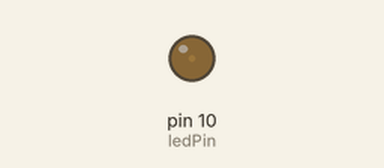
The sketch below on a simulated Arduino Uno, built with avr-gcc and run on an emulated ATmega328P. Parts: output pins drawn as LEDs (lit = HIGH).

Above: at 0.05 s.
At 3.0 s:
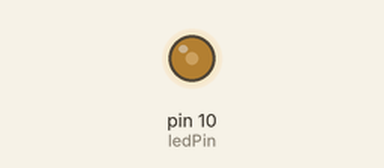
At 4.0 s:
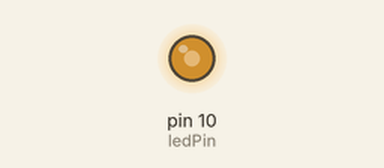
At 6.0 s:
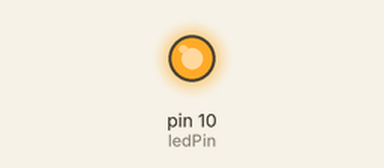
Timing chart, 0 to 7.8 s (numbered marks = the images above):
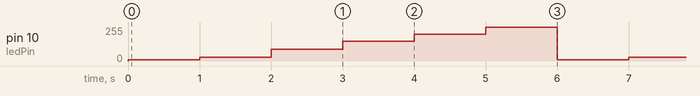

The sketch:

led_flicker.ino
```cpp
int ledPin = 10;
byte flicker[] = {10,30,90,150,200,255};

void setup() {
  // put your setup code here, to run once:
  pinMode(ledPin, OUTPUT);
}

void loop() {
  // put your main code here, to run repeatedly:
  for (int i=0; i<=5; i++){
    analogWrite(ledPin, flicker[i]);
    delay(1000);
    }
}
```

Measured:
- by itself, pin 10 (ledPin): repeats every 6.0 s: 30/255 1.0 s, 90/255 1.0 s, 150/255 1.0 s, 200/255 1.0 s, 255/255 1.0 s, 10/255 1.0 s
